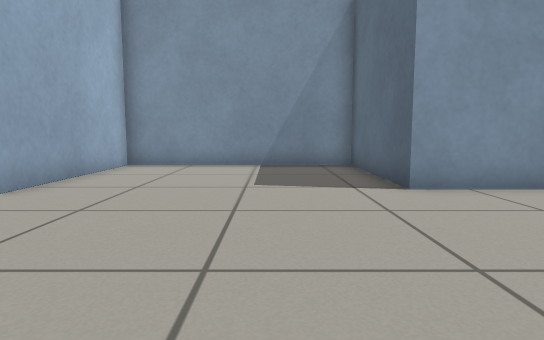
view 1 (above)

16 first-person views from a walk through a world built for the Gazebo simulator. The camera is 0.5 m above the floor, tilts 6° down and sees 75° across. The floor is counted in squares, 0.5 m on a side. Each view is taken from the middle of a square. On the plan, view 1 faces up. The plan holds only what a view shows up to about 13 squares ahead; the rest is blank.

view 2
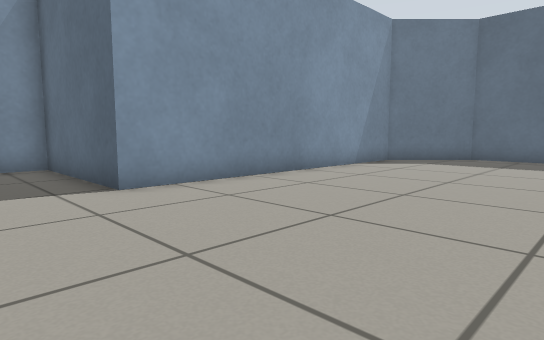

view 3
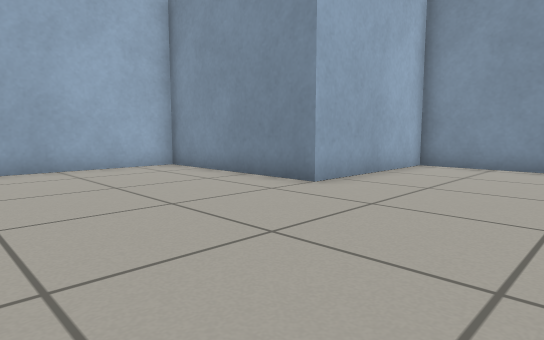

view 4
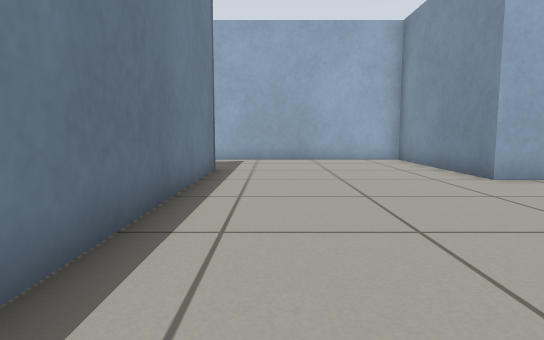

view 5
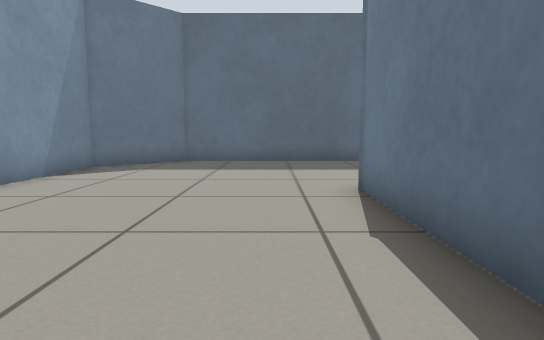

view 6
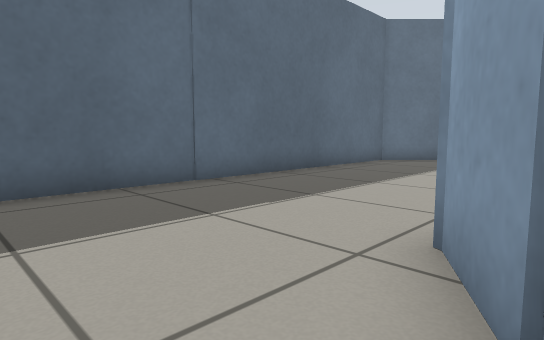

view 7
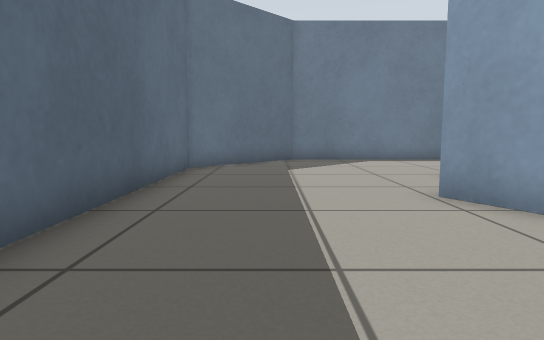

view 8
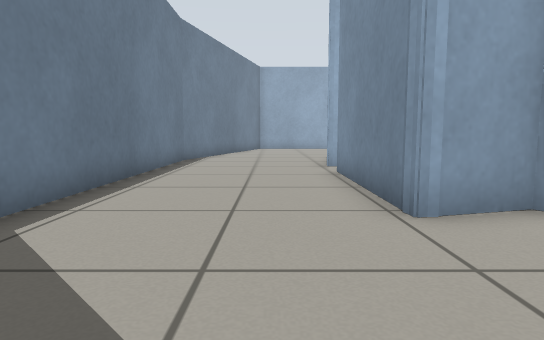

view 9
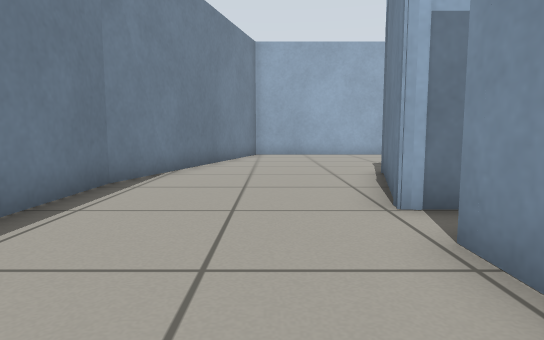

view 10
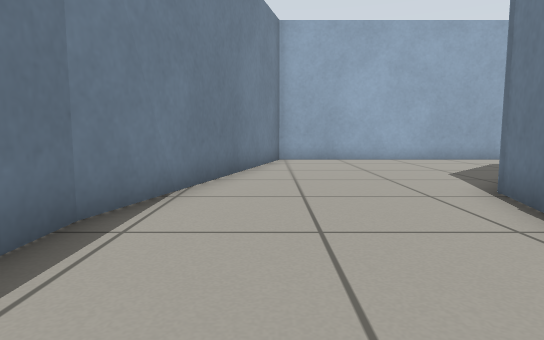

view 11
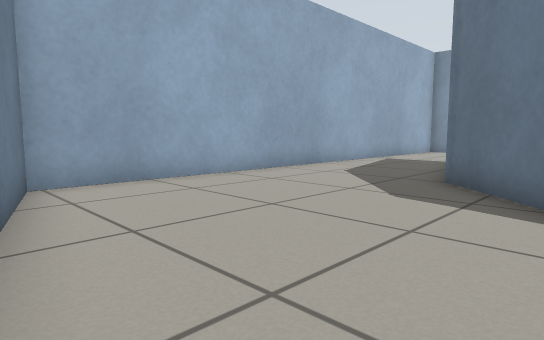

view 12
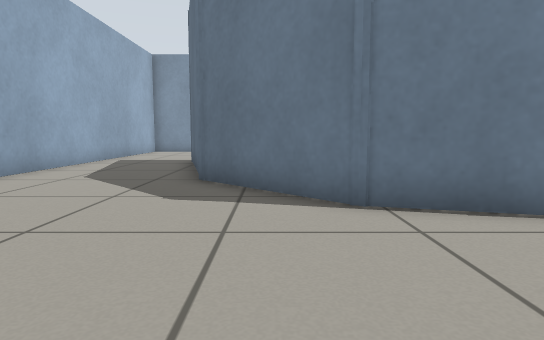

view 13
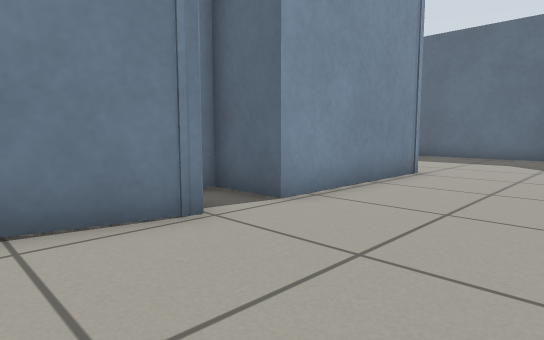

view 14
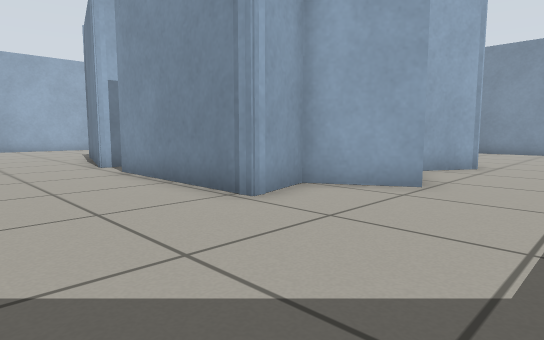

view 15
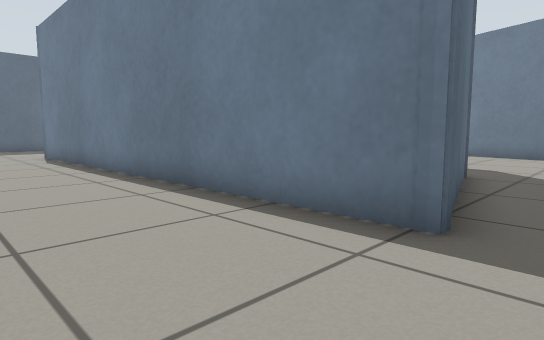

view 16
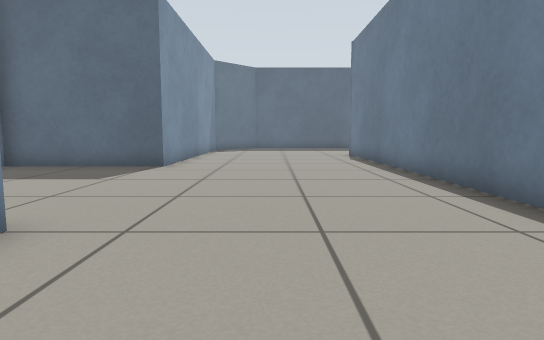

### Floor plan
Points are (right, up) in squares from view 1. A wall is a line through its corners. A room is listed if a view was taken in it or the views show most of it. See-through windows are left out.
Room 1 (views 1, 2, 3, 4, 5, 6, 7, 8, 9, 10, 11, 12, 13, 14, 15, 16)
walls: (9.1, -2.2) (8.3, -3.7); (1.5, -8.5) (1.5, -9.4) (-2.8, -8.2) (-5.5, -5.5) (-6.8, -0.6) (-6.4, -0.5); (8.7, -5.3) (9.4, -6.5) (7.5, -7.6) (7.9, -9.3) (7.5, -9.4); (-6.8, -0.6) (8.2, -0.6); (2.9, -9.3) (2.9, -7.6); (7.9, -9.3) (2.9, -9.3); (-1, -14.2) (11.2, -14.2) (14.3, -11.1) (14.3, 4.1) (12.2, 6.2) (2.4, 6.2) (2.4, 10.9) (-4.5, 10.9) (-4.5, 5.7) (-10.2, 5.7) (-10.2, -11.7) (-0.8, -14.2)
low walls: (8.2, -0.6) (9.1, -2.2)

Where each view was taken, in squares from view 1:
view 1: 0 up, 0 right, facing up
view 2: 0 up, 0 right, facing up-right
view 3: 0 up, 0 right, facing up-left
view 4: 1 up, 3 right, facing left
view 5: 1 up, 2 right, facing right
view 6: 1 up, 8 right, facing down-right
view 7: 1 down, 12 right, facing down
view 8: 11 down, 12 right, facing left
view 9: 11 down, 6 right, facing left
view 10: 12 down, 3 right, facing left
view 11: 13 down, 3 left, facing up-left
view 12: 13 down, 4 left, facing up
view 13: 13 down, 1 left, facing up-right
view 14: 13 down, 12 right, facing up-left
view 15: 3 up, 8 left, facing down-right
view 16: 3 up, 8 left, facing right
